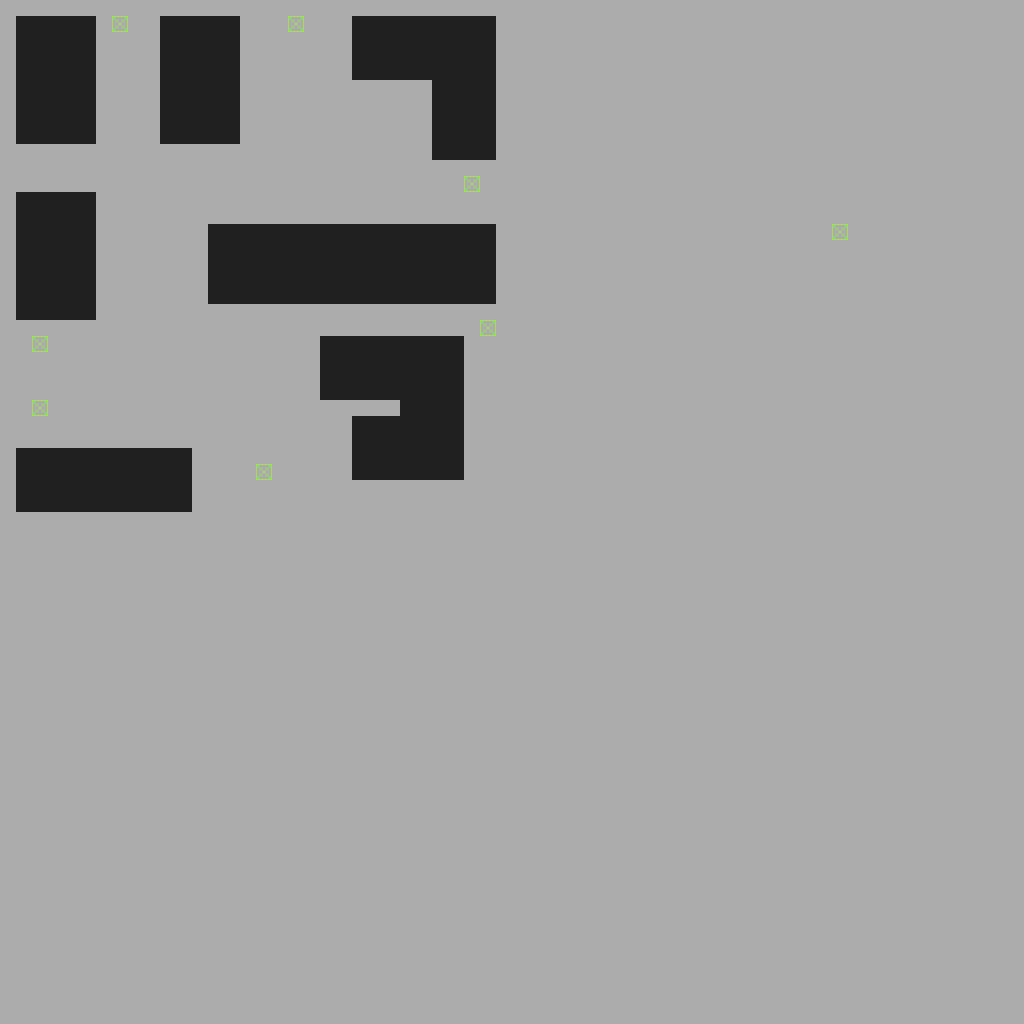

Tiled map render using the project's own tile images. Description and the map definition, with tile-layer contents summarised, below:
An orthogonal 64x64 tile map with 16x16 px tiles, 3 tile layers (Background, Collidable_Houses, Spawner_Zombie).

<map version="1.8" tiledversion="1.8.0" orientation="orthogonal" renderorder="right-down" width="64" height="64" tilewidth="16" tileheight="16" infinite="0" nextlayerid="4" nextobjectid="1">
 <editorsettings>
  <export target="../test_level.json" format="json" />
 </editorsettings>
 <tileset firstgid="1" name="TileSet" tilewidth="16" tileheight="16" tilecount="3" columns="3">
  <image source="../TileMap.png" width="48" height="16" />
 </tileset>
 <layer id="1" name="Background" width="64" height="64">
  <data>[4096 cells, 4096 non-empty, 1 distinct tile ids]</data>
 </layer>
 <layer id="2" name="Collidable_Houses" width="64" height="64">
  <data>[4096 cells, 378 non-empty, 1 distinct tile ids]</data>
 </layer>
 <layer id="3" name="Spawner_Zombie" width="64" height="64">
  <data>[4096 cells, 8 non-empty, 1 distinct tile ids]</data>
 </layer>
</map>
